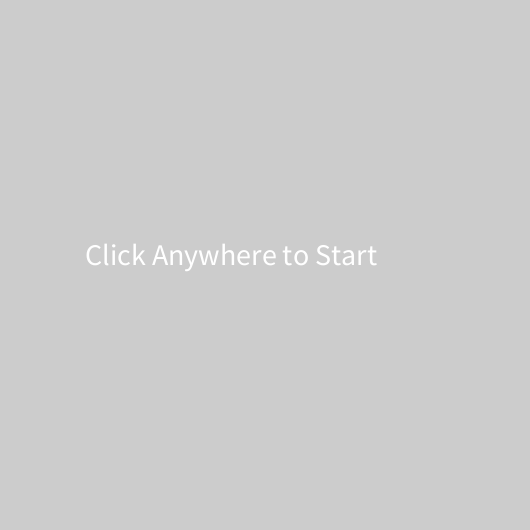
Frame 1 (no input)
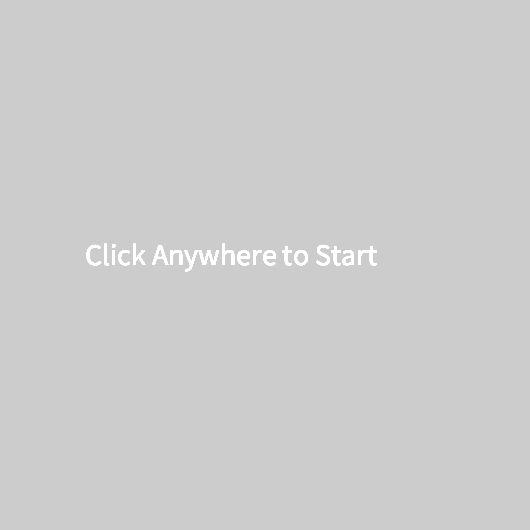
Frame 60 (the mouse pressed at the canvas centre just before this capture)
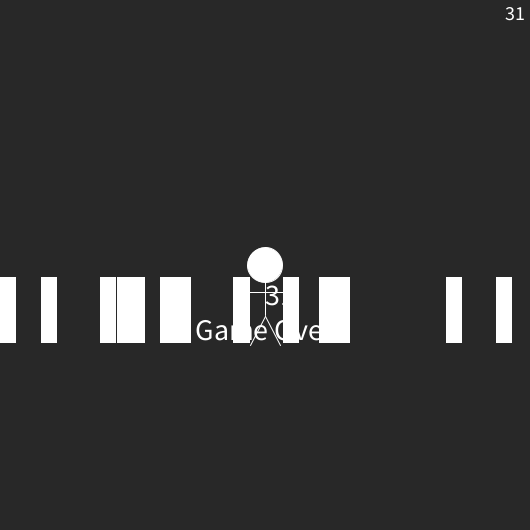
Frame 120 (the mouse held since frame 60 and released just before this capture)

The Processing sketch that drew these frames (run headless with seeded random() and noise(); from frame 60 on, the mouse is pressed at the canvas centre):

// Processing sketch: processing_29324
// ── processing_29324.pde

int timer;
int counter;
int j;
boolean gameOver;
boolean gameStart;
boolean game;
float[][] lasers = new float[40][30];
float[][] lasers2 = new float[40][30];

void setup() {
  size(530, 530);
  timer = 0;
  frameRate(30);
  j = 100;
  gameOver = false;
  gameStart = false;
  game = true;
}
void draw() {
  if (!gameStart) {
    textSize(30);
    text("Click Anywhere to Start", width/2 - 180, height/2);
  }
  if (mousePressed == true && gameStart == false) {
    gameStart = true;
  }
  if (gameStart && game) {

    background(40);
    smooth();
    if (gameOver) {
      textSize(30);
      text(timer, width/2, height/2 + 40);
      text("Game Over", width/2 - 70, height/2 + 75);
      game = false;  
  }
    
   //lasersHorizontal();
   lasersVertical();
    
    Stick(mouseX, mouseY);
    textSize(20);
    text(timer, width - 25, 20);
    
    timer++;
    if (timer >= j) {
      width = width - 13;
      j = j * 10;
    }
  }

}


void Stick(float x, float y) {
  fill(255);
  ellipse(x, y, 35, 35);
  smooth();
  fill(255);
  line(x - 23, y + 27, x + 23, y + 27);
  line(x, y, x, y + 50); 
  line(x, y + 51, x - 15, y + 80);
  line(x, y + 51, x + 15, y + 80);
  stroke(255);
  smooth();
}
/*
These two methods derived from:
 http://www.openprocessing.org/visuals/?visualID=29272
 http://www.openprocessing.org/visuals/?visualID=7704
 for the 2d array translations)
 */

void lasersVertical() {
  float speed = 8;
  int ind = 15;
  for (int n = 15; n > 0; n--) {
    pushMatrix();
    ind++;

    translate(lasers[n][1], lasers[n][0]);
    rect(-8, -13, 15, 65);

    popMatrix();
    lasers[n][0] = lasers[n][0] - speed;



    if (lasers[n][0] < 0) {
      lasers[n][0] = width;
      lasers[n][1] = random(height);
    }
    if (timer > 250 && ind < 30) {
      if (timer % 8 == 0) {
        ind+=2;
        speed+=2;
      }
    }
if(dist(lasers[n][1], lasers[n][0], mouseX, mouseY + 3) < lasers[n][2] + 34) {
 gameOver = true; 
 }
//if(timer % 120 == 0) {
 //lasersHorizontal(); 
//}
}
}

void lasersHorizontal() {
 float speed = 11;
 int ind = 7;
 for (int n = 7; n > 0; n--) {
 pushMatrix();
 ind++;
 
 translate(lasers2[n][0], lasers2[n][1]);
 rect(-13, -8, 65, 15);
 
 popMatrix();
 lasers2[n][0] = lasers2[n][0] - speed;
 
 
 
 if (lasers2[n][0] < 0) {
 lasers2[n][0] = width;
 lasers2[n][1] = random(height);
 }
 if(timer > 450 && ind < 30) {
 if(timer % 16 == 0) {
 ind++;
 speed++;
 }
 
 }
 if(dist(lasers[n][1], lasers[n][0], mouseX , mouseY + 3) < lasers[n][2] + 267) {
 gameOver = true; 
 }
 }

}
